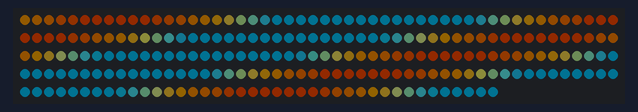
The sketch below on a simulated Arduino Uno, built with avr-gcc and run on an emulated ATmega328P. Shown: 240 RGB LEDs in strip order, left to right, continuing on the next row. Dim RGB values are drawn brighter than linear.

Above: at 3.18 s.
At 7.62 s:
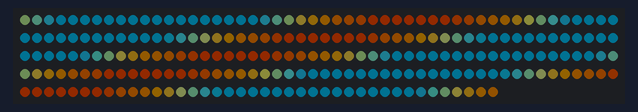
At 12.06 s:
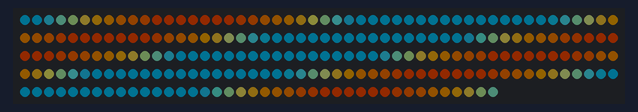
At 21.27 s:
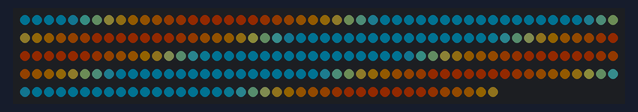
At 30.47 s:
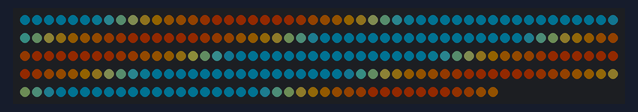
At 39.67 s:
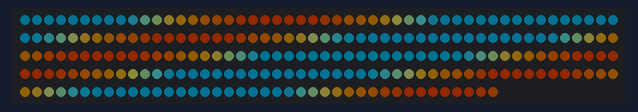

The sketch:

orangeAndBluePalletESP.ino
```cpp
#include <FastLED.h>

#define LED_PIN     3
#define NUM_LEDS    240
#define BRIGHTNESS  64
#define LED_TYPE    WS2812B
#define COLOR_ORDER GRB
CRGB leds[NUM_LEDS];

#define UPDATES_PER_SECOND 100

extern const TProgmemRGBPalette16 Pallet_p FL_PROGMEM =
{
    CRGB::Orange,
    CRGB::OrangeRed,
    CRGB::OrangeRed,
    CRGB::Orange,

    CRGB::DeepSkyBlue,
    CRGB::DeepSkyBlue,
    CRGB::DeepSkyBlue,
    CRGB::DeepSkyBlue,

    CRGB::Orange,
    CRGB::OrangeRed,
    CRGB::OrangeRed,
    CRGB::Orange,

    CRGB::DeepSkyBlue,
    CRGB::DeepSkyBlue,
    CRGB::DeepSkyBlue,
    CRGB::DeepSkyBlue,
};


CRGBPalette16 currentPalette = Pallet_p;
#define currentBlending LINEARBLEND

void setup() {
    delay(3000); // power-up safety delay
    FastLED.addLeds<LED_TYPE, LED_PIN, COLOR_ORDER>(leds, NUM_LEDS).setCorrection(TypicalLEDStrip);
    FastLED.setBrightness(BRIGHTNESS);
    FastLED.setMaxPowerInVoltsAndMilliamps(4.5, 500);
}


void loop(){
    static uint8_t startIndex = 0;
    startIndex = startIndex + 1; /* motion speed */

    FillLEDsFromPaletteColors( startIndex);

    FastLED.show();
    FastLED.delay(1000 / UPDATES_PER_SECOND);
}

void FillLEDsFromPaletteColors( uint8_t colorIndex) {
    uint8_t brightness = 255;

    for( int i = 0; i < NUM_LEDS; i++) {
        leds[i] = ColorFromPalette( currentPalette, colorIndex, brightness, currentBlending);
        colorIndex += 3;
    }
}
```
